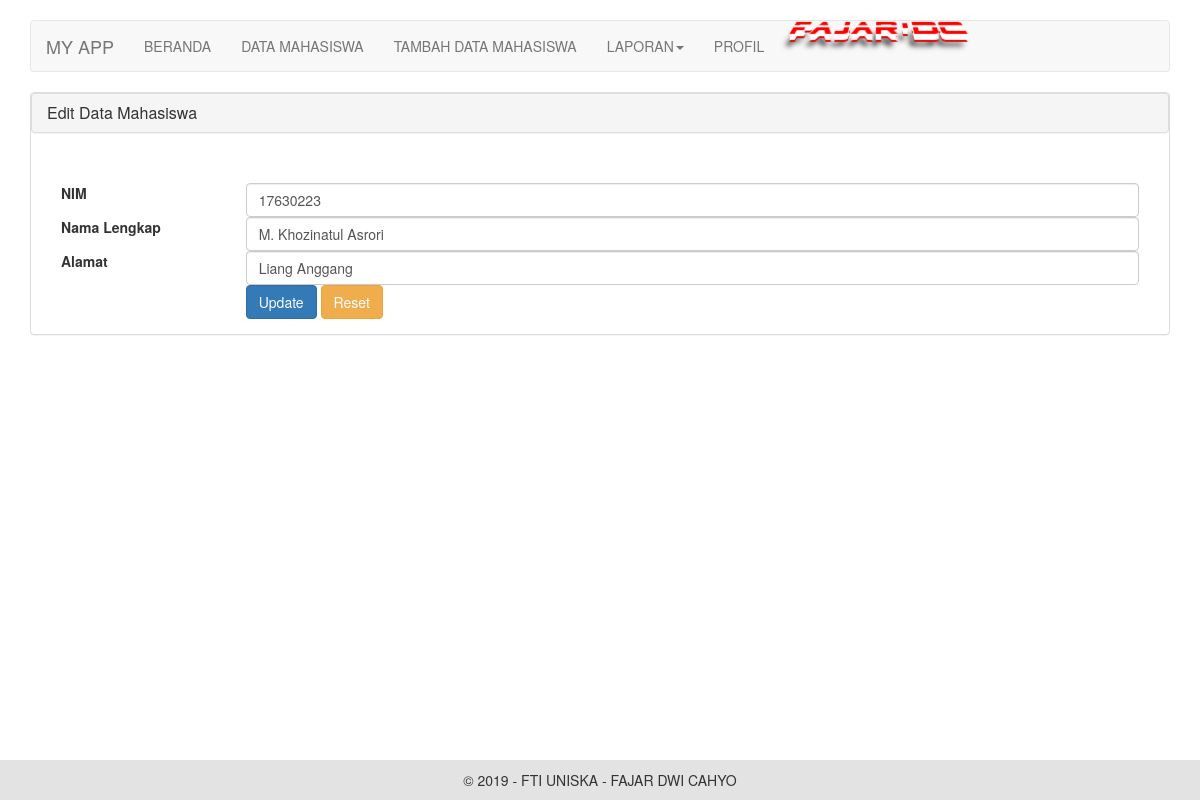
The page /update.php?id=5 on the database its author committed.
### tables this page shows
CREATE TABLE `mahasiswa` (
  `id` int(11) NOT NULL,
  `nim` varchar(10) NOT NULL,
  `nama` varchar(100) NOT NULL,
  `alamat` varchar(200) NOT NULL
);

### update.php (the view, shortened to what this page needs)
<?php
	include"connection.php";
?>
<?php
		$id = $_GET['id'];
		$result = mysqli_query($con, "SELECT * FROM mahasiswa WHERE id=$id");
		while($data = mysqli_fetch_array($result))
		{
			$nim	= $data['nim'];
			$nama	= $data['nama'];
			$alamat	= $data['alamat'];
			}
?>
<?php include"header.php" ?>
<div class="panel panel-default">
	<div class="panel panel-heading">
		<h3 class="panel-title">Edit Data Mahasiswa</h3>
	</div>
	<div class="panel-body">
		<form method="post" action="update.php" class="form-horozontal">
			<div class="form-group">
				<label for="nim" class="col-sm-2 control-label">NIM</label>
				<div class="col-sm-10">
					<input type="text" class="form-control" name="nim" placeholder="Masukan NIM..." value="<?php echo $nim;?>">
				</div>
			</div>
			<div class="form-group">
				<label for="nama" class="col-sm-2 control-label">Nama Lengkap</label>
				<div class="col-sm-10">
					<input type="text" class="form-control" name="nama" palceholder="Masukan Nama Lengkap..." value="<?php echo $nama;?>">
				</div>
			</div>
			<div class="form-group">
				<label for="nama" class="col-sm-2 control-label">Alamat</label>
				<div class="col-sm-10">
					<input type="text" class="form-control" name="alamat" palceholder="Masukan Alamat..." value="<?php echo $alamat;?>">
				</div>
			</div>
			<div class="form-group">
				<div class="col-sm-offset-2 col-sm-10">
					<input type="submit" name="update" class="btn btn-primary" value="Update">
					<input type="reset" name="reset" class="btn btn-warning" value="Reset">
				</div>
			</div>
		</form>
	</div>
</div>
<?php include"footer.php" ?>

### rows shown on the page
mahasiswa: nim "17630223", nama "M. Khozinatul Asrori", alamat "Liang Anggang"
